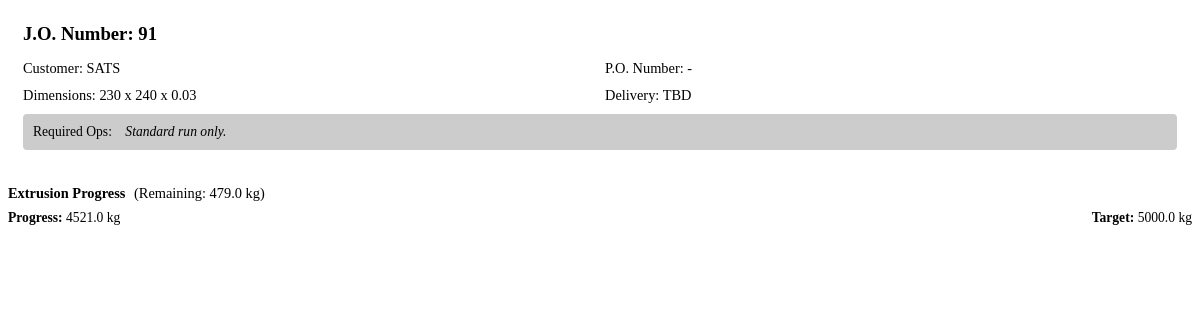
Page /get-job-specs/3/ on the earlier database version.
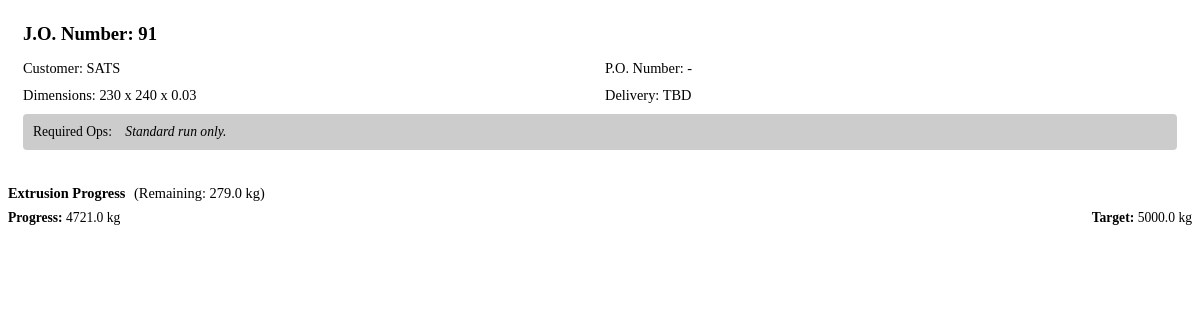
Same page on the later database version.
### production/models.py (models this page shows, shortened)
class JobOrder(models.Model):
    jo_number = models.CharField(max_length=20, unique=True)
    customer = models.CharField(max_length=100)
    queue_position = models.PositiveIntegerField(
        default=100,
        help_text="Lower numbers run first (e.g., 1 is top priority). Use 100 for standard/un-queued jobs."
    )
    po_number = models.CharField(max_length=50, blank=True, default="-")
    target_delivery_date = models.DateField(null=True, blank=True)
    product_dimension = models.CharField(max_length=100, default="", help_text="e.g., 230 x 240 x 0.03")
    recipe = models.ForeignKey(Recipe, on_delete=models.SET_NULL, null=True, blank=True)
    printing_required = models.BooleanField(default=False)
    sealing_required = models.BooleanField(default=False)
    slitting_required = models.BooleanField(default=False)
    remarks = models.TextField(blank=True, default="-")
    wastage_buffer_percent = models.DecimalField(max_digits=5, decimal_places=2, default=10.00)
    order_quantity_kg = models.DecimalField(max_digits=10, decimal_places=2)
    total_est_material_kg = models.DecimalField(max_digits=10, decimal_places=2, editable=False, default=0)
    total_cutting_wastage_kg = models.DecimalField(max_digits=10, decimal_places=2, default=0)
    total_extruded_kg = models.DecimalField(max_digits=10, decimal_places=2, default=0)
    total_cut_kg = models.DecimalField(max_digits=10, decimal_places=2, default=0)
    total_packed_kg = models.DecimalField(max_digits=10, decimal_places=2, default=0)
    total_shipped_kg = models.DecimalField(max_digits=10, decimal_places=2, default=0)
    is_completed = models.BooleanField(default=False, help_text="Mark as true when the entire order is finished.")
    class Meta:
        ordering = ['is_completed', 'queue_position', 'target_delivery_date']
    @property
    def remaining_extrusion_kg(self):
        usable_extruded = self.total_extruded_kg - self.total_cutting_wastage_kg
        remaining = self.order_quantity_kg - usable_extruded
        return max(Decimal('0'), remaining)

### production/views.py (the view)
# urls.py: re_path(r'^get-job-specs/(?P<jo_id>\d+)/?$', views.get_job_specs, name='get_job_specs'),
def get_job_specs(request, jo_id):
    job_order = get_object_or_404(JobOrder, id=jo_id)
    if job_order.is_completed:
        return HttpResponse(get_toast_popup("This Job Order is already closed or completed. You cannot view active specs for it.", "error"))
    dept = request.GET.get('dept')
    if not dept:
        usable_extruded = job_order.total_extruded_kg - job_order.total_cutting_wastage_kg
        if usable_extruded < job_order.order_quantity_kg:
            dept = 'extrusion'
        elif (job_order.total_cut_kg + job_order.total_cutting_wastage_kg) < job_order.total_extruded_kg:
            dept = 'cutting'
        else:
            dept = 'packing'
    return render(request, 'production/partials/job_spec_card.html', {'jo': job_order, 'dept': dept})

### production/templates/production/partials/job_spec_card.html (shortened to what this page needs)
<div style="background: var(--brand-dark); color: var(--primary-fg); padding: 15px; border-radius: var(--radius); margin-bottom: 20px;">
    <h3 style="margin: 0 0 10px 0; color: var(--action-blue); border-bottom: 1px solid var(--border-hard); padding-bottom: 5px;">
        J.O. Number: {{ jo.jo_number }}
    </h3>
    <div style="display: grid; grid-template-columns: 1fr 1fr; gap: 10px; font-size: 0.9rem; margin-bottom: 10px;">
        <div><span style="color: var(--border-hard);">Customer:</span> <span class="text-bright">{{ jo.customer }}</span></div>
        <div><span style="color: var(--border-hard);">P.O. Number:</span> <span class="text-bright">{{ jo.po_number|default:"-" }}</span></div>
        <div><span style="color: var(--border-hard);">Dimensions:</span> <span class="text-bright">{{ jo.product_dimension|default:"Standard" }}</span></div>
        <div><span style="color: var(--border-hard);">Delivery:</span> <span class="text-bright">{{ jo.target_delivery_date|default:"TBD" }}</span></div>
    </div>
    <div style="background: rgba(0,0,0,0.2); padding: 10px; border-radius: 4px; font-size: 0.85rem;">
        <span style="color: var(--border-hard); margin-right: 10px;">Required Ops:</span>
        {% if not jo.printing_required and not jo.sealing_required and not jo.slitting_required %}
            <span style="color: var(--border-hard); font-style: italic;">Standard run only.</span>
        {% endif %}
    </div>
</div>
<div id="active-progress-bar" hx-swap-oob="true">
    {% if dept == 'packing' %}
        <div style="font-size: 0.9rem; margin-bottom: 8px; color: var(--border-hard);">
            <strong>Packing Progress</strong> (Packed vs Cut)
        </div>
        {% include 'production/partials/progress_indicator.html' with current_amount=jo.total_packed_kg target_amount=jo.total_cut_kg %}
    {% elif dept == 'cutting' %}
        <div style="font-size: 0.9rem; margin-bottom: 8px; color: var(--border-hard);">
            <strong>Cutting Progress</strong> (Cut vs Extruded)
        </div>
        {% include 'production/partials/progress_indicator.html' with current_amount=jo.total_cut_kg target_amount=jo.total_extruded_kg %}
    {% else %}
        <div style="font-size: 0.9rem; margin-bottom: 8px; color: var(--border-hard);">
            <strong>Extrusion Progress</strong>
            <span style="color: var(--action-blue); margin-left: 5px;">
                (Remaining: {{ jo.remaining_extrusion_kg|floatformat:1 }} kg)
            </span>
        </div>
        {% include 'production/partials/progress_indicator.html' with current_amount=jo.total_extruded_kg target_amount=jo.order_quantity_kg %}
    {% endif %}
</div>

### production/templates/production/partials/progress_indicator.html (shortened to what this page needs)
<div style="margin-bottom: 20px;">
    <div style="display: flex; justify-content: space-between; font-size: 0.85rem; margin-bottom: 5px; color: var(--text-muted);">
        <span><strong>Progress:</strong> {{ current_amount|default:"0"|floatformat:1 }} kg</span>
        <span><strong>Target:</strong> {{ target_amount|default:"0"|floatformat:1 }} kg</span>
    </div>
    <div style="background: var(--border-soft); border-radius: 4px; width: 100%; height: 12px; overflow: hidden;">
        {% if target_amount and target_amount > 0 %}
            <div style="
                background: {% if current_amount >= target_amount %}#28a745{% else %}var(--action-blue){% endif %};
                height: 100%;
                /* Cap at 100% physically just in case of overproduction */
                width: min({% widthratio current_amount target_amount 100 %}%, 100%);
                transition: width 0.4s ease-in-out;">
            </div>
        {% else %}
            <div style="background: var(--action-blue); height: 100%; width: 0%;"></div>
        {% endif %}
    </div>
</div>

Differences in the rows shown:
changed JobOrder "SATS": remaining_extrusion_kg "479.0" → "279.0"; total_extruded_kg "4521.0" → "4721.0"
